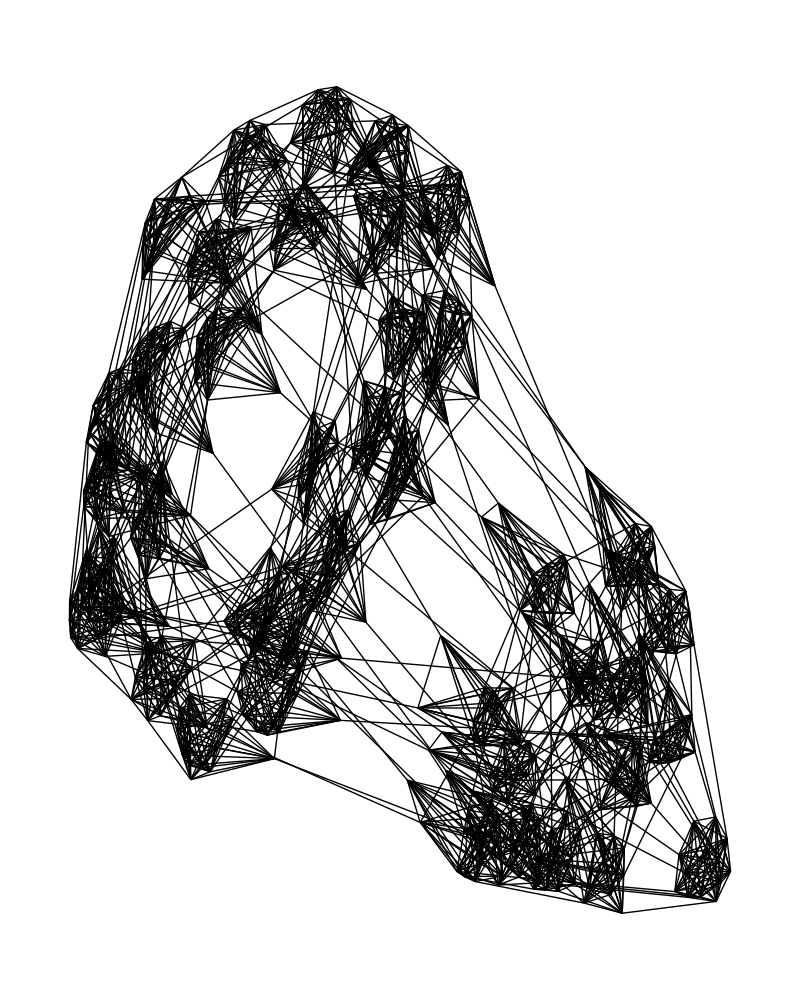

Write Python code to recreate this figure.
import networkx as nx
import matplotlib.pyplot as plt

data = open("inputs/day23/real.txt").read().split("\n")
G = nx.Graph()
for line in data:
    u, v = line.split("-")
    G.add_edge(u, v)
plt.figure(figsize=(8, 10))
nx.draw(G, node_size=0, pos=nx.spring_layout(G, seed=42))
plt.savefig("bin/day23.png")
